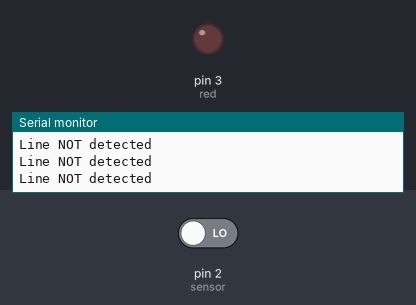
Simulated run of this sketch. Board: Arduino Uno, built with avr-gcc and run on an emulated ATmega328P. Shown: output pins drawn as LEDs (lit = HIGH), the last lines printed to the serial monitor. The test bench sets the inputs (shaded band); at power-on: pin 2 (sensor) LOW.

Above: at 1.8 s.
1.9 s: pin 2 (sensor) driven HIGH
At 2.5 s:
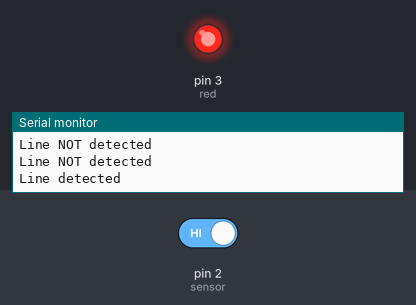
3.5 s: pin 2 (sensor) driven LOW
At 4.9 s:
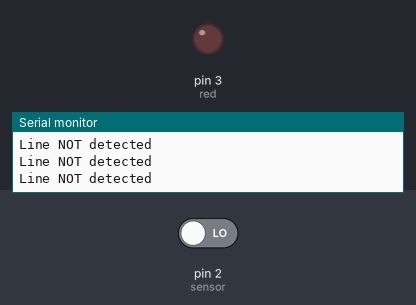
Timing chart, 0 to 6.5 s (numbered marks = the images above; inputs shaded):
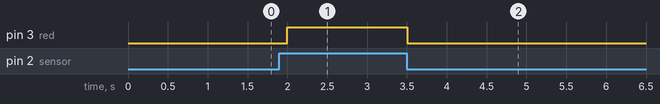

The sketch:

line-tracking-demo.ino
```cpp
#define sensor 2
#define red 3

void setup() {
  Serial.begin(9600);
  pinMode(sensor,INPUT);
  pinMode(red,OUTPUT);
}

void loop() {
  bool value = digitalRead(sensor);
  if(value == HIGH) {
    digitalWrite(red, HIGH);
    Serial.println("Line detected");
  } else {
    digitalWrite(red, LOW);
    Serial.println("Line NOT detected");
  }
  delay(500);
}
```

Measured:
- after the input at 1.9 s, pin 3 (red): LOW → HIGH after 0.10 s
- after the input at 3.5 s, pin 3 (red): HIGH → LOW at once
